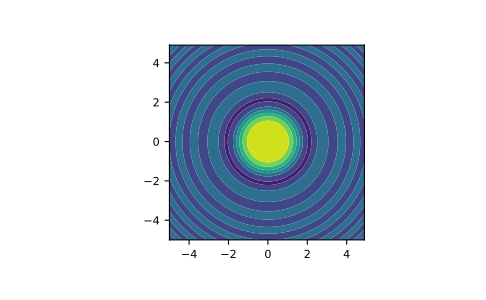

Generate this figure with Python:
nx, ny = (3, 2)
x = np.linspace(0, 1, nx)
y = np.linspace(0, 1, ny)
xv, yv = np.meshgrid(x, y)
xv
# array([[0. , 0.5, 1. ],
# [0. , 0.5, 1. ]])
yv
# array([[0.,  0.,  0.],
# [1.,  1.,  1.]])
xv, yv = np.meshgrid(x, y, sparse=True)  # make sparse output arrays
xv
# array([[0. ,  0.5,  1. ]])
yv
# array([[0.],
# [1.]])

# `meshgrid` is very useful to evaluate functions on a grid.

import matplotlib.pyplot as plt
x = np.arange(-5, 5, 0.1)
y = np.arange(-5, 5, 0.1)
xx, yy = np.meshgrid(x, y, sparse=True)
z = np.sin(xx**2 + yy**2) / (xx**2 + yy**2)
h = plt.contourf(x, y, z)
plt.axis('scaled')
plt.show()
